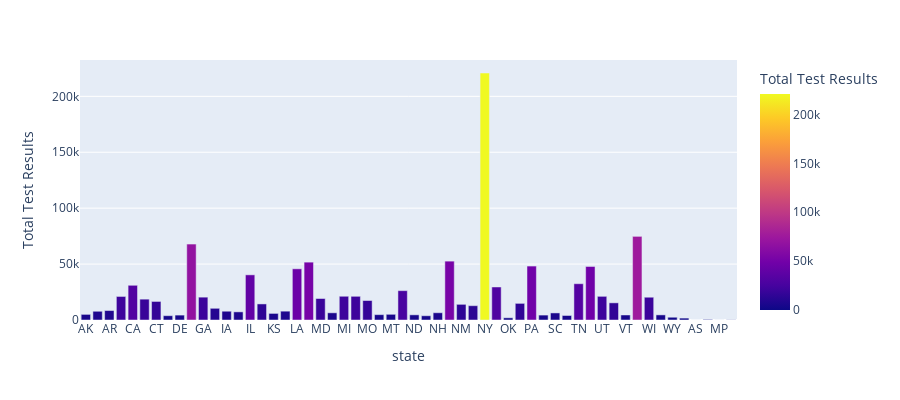

Notebook code cell kept with this figure:
### Markdown cell above
All the data is current. Let's see distribution of data points.

### Code cell
fig = px.bar(df, x='state', y='totalTestResults',
             hover_data=['negative', 'death'], color='totalTestResults',
             labels={'totalTestResults':'Total Test Results'}, height=400)
fig.show()

### Figure 1 — Plotly figure (JSON) as saved in the notebook; plotly's stock layout.template omitted (floating-point values rounded to 4 significant figures)
{"data": [{"alignmentgroup": "True", "customdata": [[4879, 3], [6697, 28], [7836, 10], [19645, 29], [22883, 171], [15303, 80], [13043, 85], [3262, 11], [4015, 11], [60356, 97], [15690, 154], [10206, 1], [7304, 9], [6609, 9], [33404, 141], [11810, 65], [5411, 10], [7220, 20], [39352, 273], [44000, 122], [17233, 31], [6088, 7], [11893, 337], [20502, 17], [15846, 18], [3712, 22], [4871, 5], [24659, 10], [4480, 3], [3590, 4], [6078, 4], [30387, 355], [13648, 6], [11519, 32], [137168, 1941], [26992, 65], [1248, 30], [14132, 19], [42427, 74], [3831, 10], [5033, 26], [3903, 2], [29769, 24], [43860, 58], [20155, 7], [13860, 34], [4174, 16], [68814, 247], [18819, 24], [4384, 2], [2328, 0], [1409, 11], [20, 0], [406, 3], [13, 1], [126, null]], "hoverlabel": {"namelength": 0}, "hovertemplate": "state=%{x}<br>Total Test Results=%{marker.color}<br>negative=%{customdata[0]}<br>death=%{customdata[1]}", "legendgroup": "", "marker": {"color": [5022, 7803, 8460, 21058, 31038, 18645, 16600, 3848, 4383, 67915, 20438, 10464, 7853, 7282, 40384, 14375, 5893, 7900, 45776, 51738, 19218, 6432, 21227, 21191, 17427, 4785, 5088, 26243, 4627, 3804, 6493, 52642, 14011, 12798, 220880, 29539, 1967, 14868, 48232, 4397, 6326, 4032, 32452, 47857, 21167, 15344, 4495, 74798, 20369, 4575, 2465, 1695, 20, 483, 19, 156], "coloraxis": "coloraxis"}, "name": "", "offsetgroup": "", "orientation": "v", "showlegend": false, "textposition": "auto", "type": "bar", "x": ["AK", "AL", "AR", "AZ", "CA", "CO", "CT", "DC", "DE", "FL", "GA", "HI", "IA", "ID", "IL", "IN", "KS", "KY", "LA", "MA", "MD", "ME", "MI", "MN", "MO", "MS", "MT", "NC", "ND", "NE", "NH", "NJ", "NM", "NV", "NY", "OH", "OK", "OR", "PA", "RI", "SC", "SD", "TN", "TX", "UT", "VA", "VT", "WA", "WI", "WV", "WY", "PR", "AS", "GU", "MP", "VI"], "xaxis": "x", "y": [5022, 7803, 8460, 21058, 31038, 18645, 16600, 3848, 4383, 67915, 20438, 10464, 7853, 7282, 40384, 14375, 5893, 7900, 45776, 51738, 19218, 6432, 21227, 21191, 17427, 4785, 5088, 26243, 4627, 3804, 6493, 52642, 14011, 12798, 220880, 29539, 1967, 14868, 48232, 4397, 6326, 4032, 32452, 47857, 21167, 15344, 4495, 74798, 20369, 4575, 2465, 1695, 20, 483, 19, 156], "yaxis": "y"}], "layout": {"barmode": "relative", "coloraxis": {"colorbar": {"title": {"text": "Total Test Results"}}, "colorscale": [[0, "#0d0887"], [0.1111, "#46039f"], [0.2222, "#7201a8"], [0.3333, "#9c179e"], [0.4444, "#bd3786"], [0.5556, "#d8576b"], [0.6667, "#ed7953"], [0.7778, "#fb9f3a"], [0.8889, "#fdca26"], [1, "#f0f921"]]}, "height": 400, "legend": {"tracegroupgap": 0}, "margin": {"t": 60}, "xaxis": {"anchor": "y", "domain": [0, 1], "title": {"text": "state"}}, "yaxis": {"anchor": "x", "domain": [0, 1], "title": {"text": "Total Test Results"}}}}
